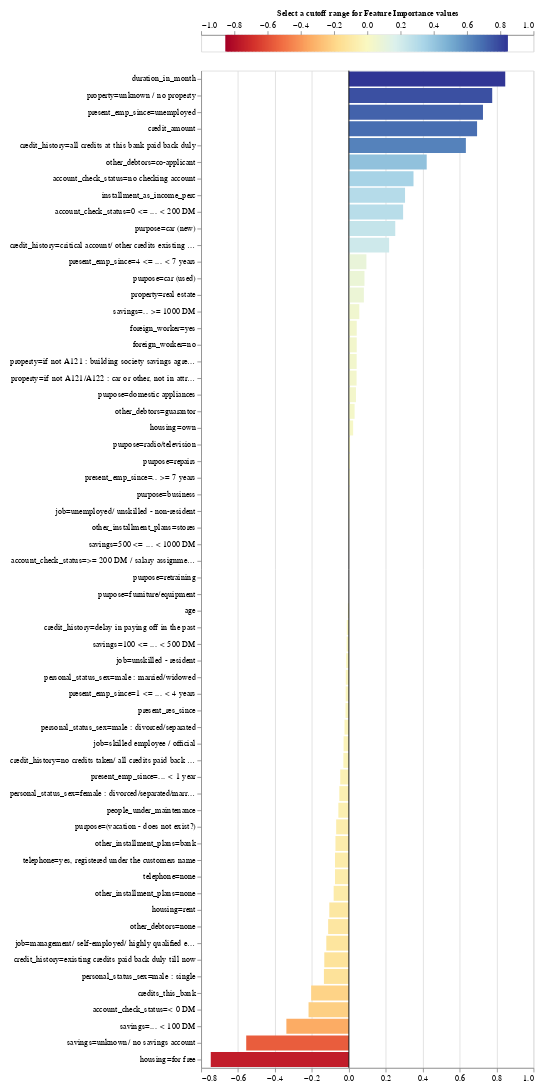

Notebook code for this chart:
### Code cell
exp.plot_features_importance()

### Figure 1 — Vega-Lite specification as saved in the notebook (floating-point values rounded to 4 significant figures; data arrays with more than 128 entries replaced by an {"elided": "..."} marker saying what was removed)
{"config": {"view": {"continuousWidth": 400, "continuousHeight": 300}, "axis": {"labelFontSize": 10, "labelLimit": 225.0}}, "vconcat": [{"layer": [{"data": {"name": "data-7fba3ff85c81ff6904318985b2284a7f"}, "mark": {"type": "rule", "strokeWidth": 3}, "encoding": {"color": {"field": "xValue", "legend": null, "scale": {"domain": [-0.847, 0.847], "domainMid": 0, "scheme": "redyellowblue"}, "type": "quantitative"}, "x": {"axis": {"orient": "top", "titleFontSize": 10}, "field": "xValue", "title": "Select a cutoff range for Feature Importance values ", "type": "quantitative"}}}, {"data": {"name": "data-c7bc3ae69e1253e8223f70a11d04b99d"}, "mark": {"type": "rect", "color": "black", "height": 20, "opacity": 0.4, "tooltip": true}, "encoding": {"x": {"field": "x_min", "type": "quantitative"}, "x2": {"field": "x_max"}, "y": {"axis": null, "field": "y", "type": "quantitative"}}, "selection": {"Cutter": {"type": "single", "fields": ["cutoff"], "bind": {"input": "range", "max": 0.847, "min": 0, "name": "Importance cutoff value (±) ", "step": 0.01694}, "init": {"cutoff": 0.0}}}, "transform": [{"calculate": "(-Cutter.cutoff)", "as": "x_min"}, {"calculate": "Cutter.cutoff", "as": "x_max"}]}], "height": 20}, {"layer": [{"data": {"name": "data-1029c4e03fae56a4181325fa95c0b691"}, "mark": "bar", "encoding": {"color": {"field": "value", "legend": null, "scale": {"domain": [-0.847, 0.847], "domainMid": 0, "scheme": "blueorange"}, "type": "quantitative"}, "tooltip": [{"field": "name", "title": "Feature", "type": "nominal"}, {"field": "value", "title": "Importance", "type": "quantitative"}], "x": {"field": "value", "title": null, "type": "quantitative"}, "y": {"field": "name", "sort": {"field": "value", "op": "mean", "order": "descending"}, "title": null, "type": "nominal"}}, "selection": {"Cutter": {"type": "single", "fields": ["cutoff"], "bind": {"input": "range", "max": 0.847, "min": 0, "name": "Importance cutoff value (±) ", "step": 0.01694}, "init": {"cutoff": 0.0}}}, "transform": [{"filter": "((datum.value > Cutter.cutoff) || (datum.value < (-Cutter.cutoff)))"}]}, {"data": {"name": "data-9c00aa9dc2b1c1a0b4bf9b34ead12925"}, "mark": "rule", "encoding": {"x": {"field": "x", "type": "quantitative"}}}]}], "padding": 10, "$schema": "https://vega.github.io/schema/vega-lite/v4.17.0.json", "datasets": {"data-7fba3ff85c81ff6904318985b2284a7f": {"elided": "200 records"}, "data-c7bc3ae69e1253e8223f70a11d04b99d": [{"y": 0, "x": -0.5, "x2": 0.5}], "data-1029c4e03fae56a4181325fa95c0b691": [{"name": "duration_in_month", "value": 0.847}, {"name": "credit_amount", "value": 0.6944}, {"name": "installment_as_income_perc", "value": 0.3044}, {"name": "present_res_since", "value": -0.01792}, {"name": "age", "value": -0.005164}, {"name": "credits_this_bank", "value": -0.204}, {"name": "people_under_maintenance", "value": -0.05676}, {"name": "account_check_status=0 <= ... < 200 DM", "value": 0.2939}, {"name": "account_check_status=< 0 DM", "value": -0.2182}, {"name": "account_check_status=>= 200 DM / salary assignments for at least 1 year", "value": 9.601e-05}, {"name": "account_check_status=no checking account", "value": 0.3502}, {"name": "credit_history=all credits at this bank paid back duly", "value": 0.6338}, {"name": "credit_history=critical account/ other credits existing (not at this bank)", "value": 0.2182}, {"name": "credit_history=delay in paying off in the past", "value": -0.01125}, {"name": "credit_history=existing credits paid back duly till now", "value": -0.1329}, {"name": "credit_history=no credits taken/ all credits paid back duly", "value": -0.0296}, {"name": "purpose=(vacation - does not exist?)", "value": -0.06856}, {"name": "purpose=business", "value": 0.003674}, {"name": "purpose=car (new)", "value": 0.2514}, {"name": "purpose=car (used)", "value": 0.08468}, {"name": "purpose=domestic appliances", "value": 0.03855}, {"name": "purpose=education", "value": 0.0}, {"name": "purpose=furniture/equipment", "value": -2.945e-18}, {"name": "purpose=radio/television", "value": 0.006493}, {"name": "purpose=repairs", "value": 0.005963}, {"name": "purpose=retraining", "value": 2.39e-18}, {"name": "savings=.. >= 1000 DM ", "value": 0.05671}, {"name": "savings=... < 100 DM", "value": -0.3382}, {"name": "savings=100 <= ... < 500 DM", "value": -0.01206}, {"name": "savings=500 <= ... < 1000 DM ", "value": 0.001055}, {"name": "savings=unknown/ no savings account", "value": -0.5557}, {"name": "present_emp_since=.. >= 7 years", "value": 0.005294}, {"name": "present_emp_since=... < 1 year ", "value": -0.04655}, {"name": "present_emp_since=1 <= ... < 4 years", "value": -0.01705}, {"name": "present_emp_since=4 <= ... < 7 years", "value": 0.09509}, {"name": "present_emp_since=unemployed", "value": 0.7264}, {"name": "personal_status_sex=female : divorced/separated/married", "value": -0.05151}, {"name": "personal_status_sex=male : divorced/separated", "value": -0.02343}, {"name": "personal_status_sex=male : married/widowed", "value": -0.0165}, {"name": "personal_status_sex=male : single", "value": -0.135}, {"name": "other_debtors=co-applicant", "value": 0.4217}, {"name": "other_debtors=guarantor", "value": 0.03123}, {"name": "other_debtors=none", "value": -0.112}, {"name": "property=if not A121 : building society savings agreement/ life insurance", "value": 0.04237}, {"name": "property=if not A121/A122 : car or other, not in attribute 6", "value": 0.04192}, {"name": "property=real estate", "value": 0.08148}, {"name": "property=unknown / no property", "value": 0.7764}, {"name": "other_installment_plans=bank", "value": -0.07247}, {"name": "other_installment_plans=none", "value": -0.08219}, {"name": "other_installment_plans=stores", "value": 0.001695}, {"name": "housing=for free", "value": -0.7477}, {"name": "housing=own", "value": 0.02338}, {"name": "housing=rent", "value": -0.1058}, {"name": "job=management/ self-employed/ highly qualified employee/ officer", "value": -0.122}, {"name": "job=skilled employee / official", "value": -0.02837}, {"name": "job=unemployed/ unskilled - non-resident", "value": 0.002873}, {"name": "job=unskilled - resident", "value": -0.01446}, {"name": "telephone=none", "value": -0.07507}, {"name": "telephone=yes, registered under the customers name ", "value": -0.07507}, {"name": "foreign_worker=no", "value": 0.04269}, {"name": "foreign_worker=yes", "value": 0.04269}], "data-9c00aa9dc2b1c1a0b4bf9b34ead12925": [{"x": 0}]}}
